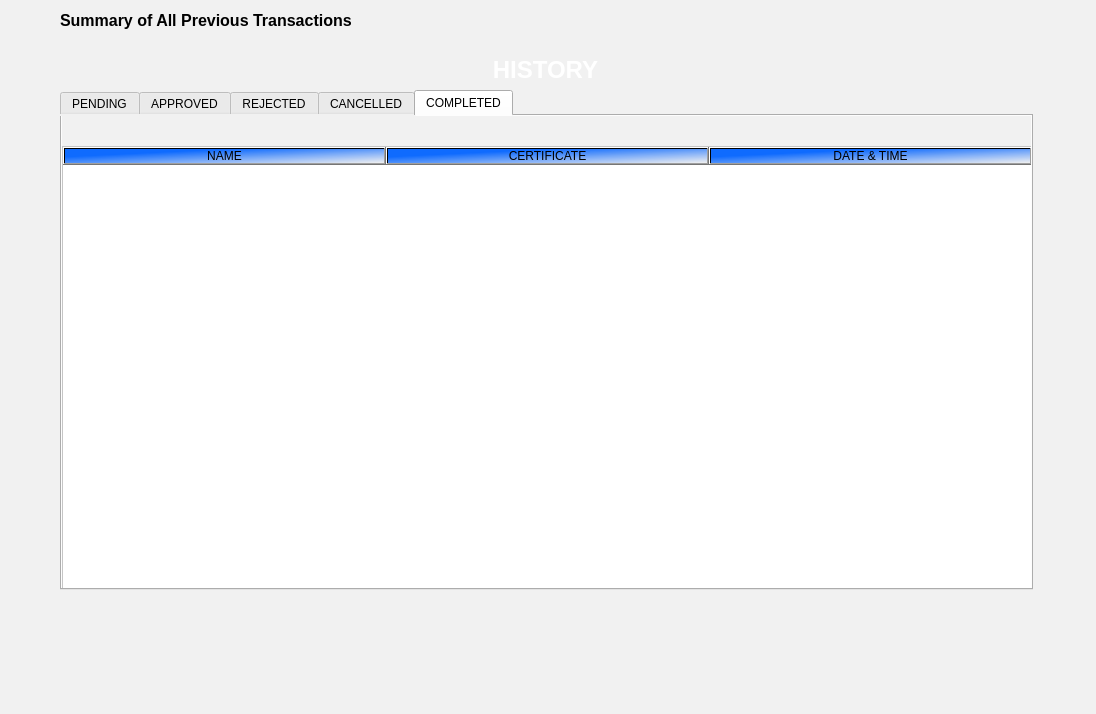
<?xml version="1.0" encoding="UTF-8"?>
<ui version="4.0">
 <class>MainWindow</class>
 <widget class="QMainWindow" name="MainWindow">
  <property name="geometry">
   <rect>
    <x>0</x>
    <y>0</y>
    <width>1096</width>
    <height>714</height>
   </rect>
  </property>
  <property name="windowTitle">
   <string>MainWindow</string>
  </property>
  <property name="styleSheet">
   <string notr="true">background-color: rgb(211, 211, 211);
background-color: rgb(241, 241, 241);</string>
  </property>
  <widget class="QWidget" name="centralwidget">
   <widget class="QTabWidget" name="tabWidget">
    <property name="geometry">
     <rect>
      <x>60</x>
      <y>90</y>
      <width>973</width>
      <height>550</height>
     </rect>
    </property>
    <property name="minimumSize">
     <size>
      <width>973</width>
      <height>500</height>
     </size>
    </property>
    <property name="maximumSize">
     <size>
      <width>971</width>
      <height>500</height>
     </size>
    </property>
    <property name="styleSheet">
     <string notr="true">QHeaderView::section {
    background-color: #0078D4;
    color: white;
    padding: 6px;
    font-weight: bold;
}

QTableWidget {
    gridline-color: #ccc;
    font-size: 14px;
}

QTableWidget::item {
    padding: 10px;
}


background-color: rgb(177, 177, 177);</string>
    </property>
    <property name="currentIndex">
     <number>4</number>
    </property>
    <widget class="QWidget" name="tab">
     <attribute name="title">
      <string>PENDING</string>
     </attribute>
     <widget class="QTableWidget" name="tableWidget_9">
      <property name="geometry">
       <rect>
        <x>0</x>
        <y>30</y>
        <width>971</width>
        <height>491</height>
       </rect>
      </property>
      <property name="styleSheet">
       <string notr="true">QHeaderView::section {
  background-color: qlineargradient(spread:pad, x1:0.231, y1:0.310227, x2:1, y2:1, stop:0 rgba(0, 98, 255, 239), stop:1 rgba(240, 240, 240, 255));
}

QTableWidget{
	background-color: rgb(255, 255, 255);
}</string>
      </property>
      <attribute name="horizontalHeaderDefaultSectionSize">
       <number>323</number>
      </attribute>
      <column>
       <property name="text">
        <string>NAME</string>
       </property>
      </column>
      <column>
       <property name="text">
        <string>CERTIFICATE</string>
       </property>
      </column>
      <column>
       <property name="text">
        <string>DATE &amp; TIME</string>
       </property>
      </column>
     </widget>
    </widget>
    <widget class="QWidget" name="tab_2">
     <attribute name="title">
      <string>APPROVED</string>
     </attribute>
     <widget class="QTableWidget" name="tableWidget_8">
      <property name="geometry">
       <rect>
        <x>0</x>
        <y>30</y>
        <width>971</width>
        <height>491</height>
       </rect>
      </property>
      <property name="styleSheet">
       <string notr="true">QHeaderView::section {
  background-color: qlineargradient(spread:pad, x1:0.231, y1:0.310227, x2:1, y2:1, stop:0 rgba(0, 98, 255, 239), stop:1 rgba(240, 240, 240, 255));
}

QTableWidget{
	background-color: rgb(255, 255, 255);
}</string>
      </property>
      <attribute name="horizontalHeaderDefaultSectionSize">
       <number>323</number>
      </attribute>
      <column>
       <property name="text">
        <string>NAME</string>
       </property>
      </column>
      <column>
       <property name="text">
        <string>CERTIFICATE</string>
       </property>
      </column>
      <column>
       <property name="text">
        <string>DATE &amp; TIME</string>
       </property>
      </column>
     </widget>
    </widget>
    <widget class="QWidget" name="tab_3">
     <attribute name="title">
      <string>REJECTED</string>
     </attribute>
     <widget class="QTableWidget" name="tableWidget_7">
      <property name="geometry">
       <rect>
        <x>0</x>
        <y>30</y>
        <width>971</width>
        <height>491</height>
       </rect>
      </property>
      <property name="styleSheet">
       <string notr="true">QHeaderView::section {
  background-color: qlineargradient(spread:pad, x1:0.231, y1:0.310227, x2:1, y2:1, stop:0 rgba(0, 98, 255, 239), stop:1 rgba(240, 240, 240, 255));
}

QTableWidget{
	background-color: rgb(255, 255, 255);
}</string>
      </property>
      <attribute name="horizontalHeaderDefaultSectionSize">
       <number>323</number>
      </attribute>
      <column>
       <property name="text">
        <string>NAME</string>
       </property>
      </column>
      <column>
       <property name="text">
        <string>CERTIFICATE</string>
       </property>
      </column>
      <column>
       <property name="text">
        <string>DATE &amp; TIME</string>
       </property>
      </column>
     </widget>
    </widget>
    <widget class="QWidget" name="tab_4">
     <attribute name="title">
      <string>CANCELLED</string>
     </attribute>
     <widget class="QTableWidget" name="tableWidget_6">
      <property name="geometry">
       <rect>
        <x>-10</x>
        <y>30</y>
        <width>981</width>
        <height>481</height>
       </rect>
      </property>
      <property name="styleSheet">
       <string notr="true">QHeaderView::section {
  background-color: qlineargradient(spread:pad, x1:0.231, y1:0.310227, x2:1, y2:1, stop:0 rgba(0, 98, 255, 239), stop:1 rgba(240, 240, 240, 255));
}

QTableWidget{
	background-color: rgb(255, 255, 255);
}
</string>
      </property>
      <attribute name="horizontalHeaderDefaultSectionSize">
       <number>322</number>
      </attribute>
      <column>
       <property name="text">
        <string>NAME</string>
       </property>
      </column>
      <column>
       <property name="text">
        <string>CERTIFICATE</string>
       </property>
      </column>
      <column>
       <property name="text">
        <string>DATE &amp; TIME</string>
       </property>
      </column>
     </widget>
    </widget>
    <widget class="QWidget" name="tab_5">
     <attribute name="title">
      <string>COMPLETED</string>
     </attribute>
     <widget class="QTableWidget" name="tableWidget_5">
      <property name="geometry">
       <rect>
        <x>0</x>
        <y>30</y>
        <width>971</width>
        <height>491</height>
       </rect>
      </property>
      <property name="styleSheet">
       <string notr="true">QHeaderView::section {
  background-color: qlineargradient(spread:pad, x1:0.231, y1:0.310227, x2:1, y2:1, stop:0 rgba(0, 98, 255, 239), stop:1 rgba(240, 240, 240, 255));
}

QTableWidget{
	background-color: rgb(255, 255, 255);
}</string>
      </property>
      <attribute name="horizontalHeaderDefaultSectionSize">
       <number>323</number>
      </attribute>
      <column>
       <property name="text">
        <string>NAME</string>
       </property>
      </column>
      <column>
       <property name="text">
        <string>CERTIFICATE</string>
       </property>
      </column>
      <column>
       <property name="text">
        <string>DATE &amp; TIME</string>
       </property>
      </column>
     </widget>
    </widget>
   </widget>
   <widget class="QLabel" name="label">
    <property name="geometry">
     <rect>
      <x>60</x>
      <y>40</y>
      <width>971</width>
      <height>101</height>
     </rect>
    </property>
    <property name="styleSheet">
     <string notr="true">QLabel {
    background: qlineargradient(
        spread:pad,
        x1:0, y1:0,
        x2:0, y2:1,
        stop:0 #0d47a1,
        stop:1 #1976d2
    );
    border-radius: 10px;
}

QLabel {
    color: white;
    font-weight: bold;
}</string>
    </property>
    <property name="text">
     <string>&lt;html&gt;&lt;head/&gt;&lt;body&gt;&lt;p align=&quot;center&quot;&gt;&lt;span style=&quot; font-size:18pt;&quot;&gt;HISTORY&lt;/span&gt;&lt;/p&gt;&lt;p align=&quot;center&quot;&gt;&lt;br/&gt;&lt;/p&gt;&lt;/body&gt;&lt;/html&gt;</string>
    </property>
   </widget>
   <widget class="QLabel" name="label_2">
    <property name="geometry">
     <rect>
      <x>90</x>
      <y>30</y>
      <width>961</width>
      <height>631</height>
     </rect>
    </property>
    <property name="styleSheet">
     <string notr="true">QLabel {
    background: qlineargradient(
        spread:pad,
        x1:0, y1:0,
        x2:0, y2:1,
        stop:0 rgba(0, 0, 0, 0),
        stop:0.4 rgba(0, 0, 0, 8),
        stop:1 rgba(0, 0, 0, 18)
    );
    border-radius: 25px;
}
</string>
    </property>
    <property name="text">
     <string/>
    </property>
   </widget>
   <widget class="QLabel" name="label_3">
    <property name="geometry">
     <rect>
      <x>60</x>
      <y>0</y>
      <width>301</width>
      <height>41</height>
     </rect>
    </property>
    <property name="text">
     <string>&lt;html&gt;&lt;head/&gt;&lt;body&gt;&lt;p&gt;&lt;span style=&quot; font-size:12pt; font-weight:700;&quot;&gt;Summary of All Previous Transactions&lt;/span&gt;&lt;/p&gt;&lt;/body&gt;&lt;/html&gt;</string>
    </property>
   </widget>
   <zorder>label_2</zorder>
   <zorder>label</zorder>
   <zorder>tabWidget</zorder>
   <zorder>label_3</zorder>
  </widget>
  <widget class="QMenuBar" name="menubar">
   <property name="geometry">
    <rect>
     <x>0</x>
     <y>0</y>
     <width>1096</width>
     <height>33</height>
    </rect>
   </property>
  </widget>
  <widget class="QStatusBar" name="statusbar"/>
 </widget>
 <resources/>
 <connections/>
</ui>
